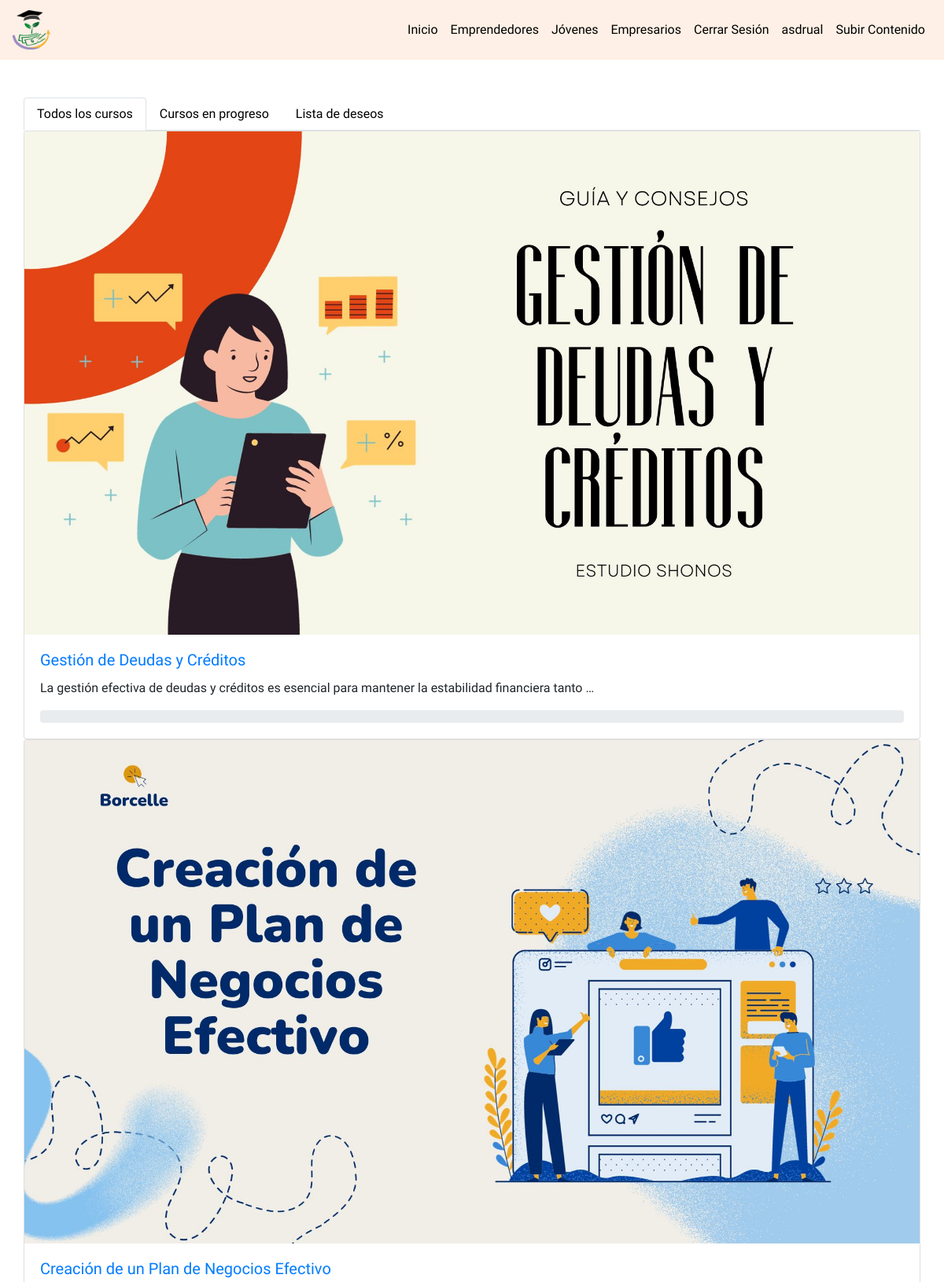
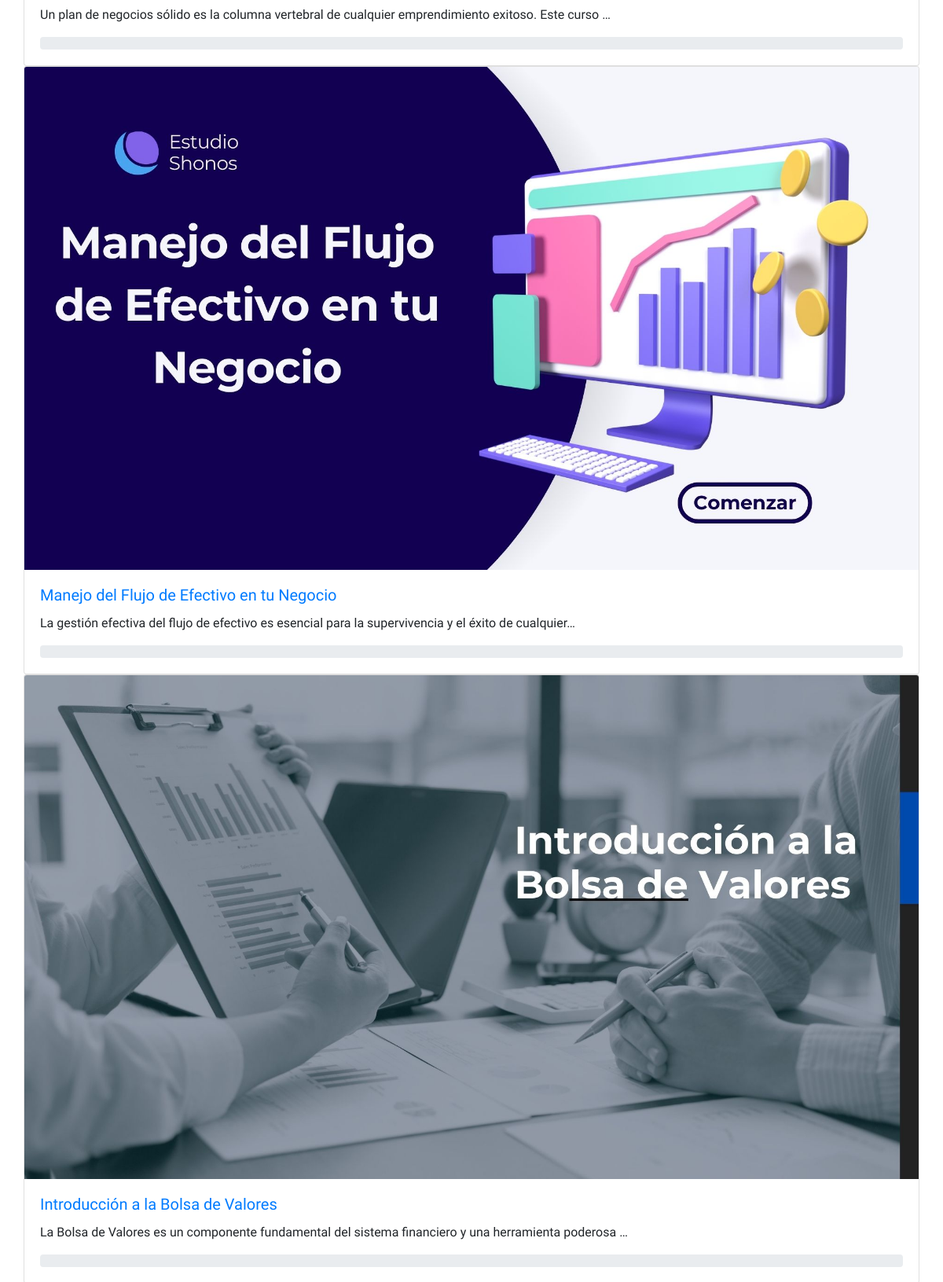
Screenshot of /Contenido/ (signed in, upper part) with the database file from the repository (2 pictures, top to bottom).
### Money/models.py (models this page shows, shortened)
class Curso(models.Model):
    titulo = models.CharField(max_length=200)
    descripcion = models.TextField()
    CATEGORIAS_CHOICES = [
        ('EconomiaPersonal', 'Economía Personal'),
        ('FundamentosEmprendimiento', 'Fundamentos de Emprendimiento'),
        ('GestionFinancieraEmpresarial', 'Gestión Financiera Empresarial'),
        ('InversionesMercadosFinancieros', 'Inversiones y Mercados Financieros'),
        ('ImpuestosObligacionesLegales', 'Impuestos y Obligaciones Legales'),
        ('TecnologiaFinanzas', 'Tecnología y Finanzas'),
        ('DesarrolloHabilidadesSoft', 'Desarrollo de Habilidades Soft'),
        ('TendenciasActualidadFinanciera', 'Tendencias y Actualidad Financiera'),
    ]
    categoria = models.CharField(max_length=100, choices=CATEGORIAS_CHOICES, default='EconomiaPersonal')
    destacado = models.BooleanField(default=False)
    duracion = models.DurationField(null=True, blank=True)  # Duración total del curso
    fecha_creacion = models.DateTimeField(default=timezone.now)
    instructor = models.ForeignKey(User, on_delete=models.CASCADE, related_name='cursos_creados')
    precio = models.DecimalField(max_digits=10, decimal_places=2)
    imagen = models.ImageField(upload_to='cursos/', null=True, blank=True)
    vistas = models.PositiveIntegerField(default=0)
    lecciones_completadas = models.PositiveIntegerField(default=0)

### Money/views.py (the view)
# urls.py: path('Contenido/', views.index_contenido, name='index_contenido'),
@login_required
def index_contenido(request):
    cursos = Curso.objects.all()
    inscripciones_en_progreso = InscripcionCurso.objects.filter(usuario=request.user, completado=False)
    context = {
        'cursos': cursos,
        'inscripciones_en_progreso': inscripciones_en_progreso,
    }
    return render(request, 'contenido/inicio.html', context)

### Money/templates/contenido/inicio.html (shortened to what this page needs)
{% extends "contenido/base.html" %}
{% block content %}
<div class="container">
    <ul class="nav nav-tabs custom-tab" id="myTab" role="tablist">
        <li class="nav-item">
            <a class="nav-link active" id="todos-tab" data-toggle="tab" href="#todos" role="tab">Todos los cursos</a>
        </li>
        <li class="nav-item">
            <a class="nav-link" id="enprogreso-tab" data-toggle="tab" href="#enprogreso" role="tab">Cursos en progreso</a>
        </li>
        <li class="nav-item">
            <a class="nav-link" id="listadeseos-tab" data-toggle="tab" href="#listadeseos" role="tab">Lista de deseos</a>
        </li>
    </ul>
    <div class="tab-content" id="myTabContent">
        <div class="tab-pane fade show active" id="todos" role="tabpanel">
            {% for curso in cursos %}
            <div class="card">
                <img src="{{ curso.imagen.url }}" class="card-img-top" alt="{{ curso.titulo }}">
                <div class="card-body">
                    <h5 class="card-title">
                        <a href="{% url 'detalle_curso' curso.id %}">{{ curso.titulo }}</a>
                    </h5>
                    <p class="card-text">{{ curso.descripcion|truncatechars:100 }}</p>
                    <div class="progress">
                    </div>
                </div>
            </div>
            {% endfor %}
        </div>
    </div>
</div>
{% endblock %}

### Money/templates/contenido/base.html (shortened to what this page needs)
{% load static %}
<!DOCTYPE html>
<html lang="es">
<head>
    <link href="https://maxcdn.bootstrapcdn.com/bootstrap/4.5.2/css/bootstrap.min.css" rel="stylesheet">
</head>
<body>
    <nav class="navbar navbar-expand-lg">
        <a class="navbar-brand" href="{% url 'index' %}">
            <img  src="/media/media/galeria/BORRADOR_4.png"  alt="Borrador" style="height: 50px;">
        </a>
        <div class="collapse navbar-collapse" id="navbarNav">
            <ul class="navbar-nav ml-auto">
                <li class="nav-item active">
                    <a class="nav-link" href="{% url 'index' %}">Inicio</a>
                </li>
                <li class="nav-item">
                    <a class="nav-link" href="#">Emprendedores</a>
                </li>
                <li class="nav-item">
                    <a class="nav-link" href="#">Jóvenes</a>
                </li>
                <li class="nav-item">
                    <a class="nav-link" href="#">Empresarios</a>
                </li>
                {% if user.is_authenticated %}
                <li class="nav-item">
                    <a class="nav-link" href="{% url 'logout' %}">Cerrar Sesión</a>
                </li>
                <li class="nav-item">
                    <a class="nav-link" href="#">{{ user.username }}</a>
                </li>
                <li class="nav-item">
                    <a class="nav-link" href="{% url 'index_contenido' %}">Subir Contenido</a>
                </li>
                {% endif %}
            </ul>
        </div>
    </nav>
    <div class="container mt-5">
        {% block content %}{% endblock %}
    </div>
</body>
</html>

### Money/templates/contenido/base.html (style rules this page uses)
body { font-family: 'Scope One', serif; background-color: #fff; display: flex; flex-direction: column; align-items: stretch; min-height: 100vh; }
.navbar { background-color: #fef0e6; }
.navbar-brand, .nav-link { color: #000 !important; }
.container { display: flex; flex-direction: column; flex-grow: 2; background-color: #fff; padding: 0; }

### rows the page displays
Curso: imagen (picture), titulo "Gestión de Deudas y Créditos", descripcion "La gestión efectiva de deudas y créditos es esencial para mantener la estabilidad financiera tanto …"
Curso: imagen (picture), titulo "Creación de un Plan de Negocios Efectivo", descripcion "Un plan de negocios sólido es la columna vertebral de cualquier emprendimiento exitoso. Este curso …"
Curso: imagen (picture), titulo "Manejo del Flujo de Efectivo en tu Negocio", descripcion "La gestión efectiva del flujo de efectivo es esencial para la supervivencia y el éxito de cualquier…"
Curso: imagen (picture), titulo "Introducción a la Bolsa de Valores", descripcion "La Bolsa de Valores es un componente fundamental del sistema financiero y una herramienta poderosa …"

### other values shown
{{ user.username }} "asdrual"
